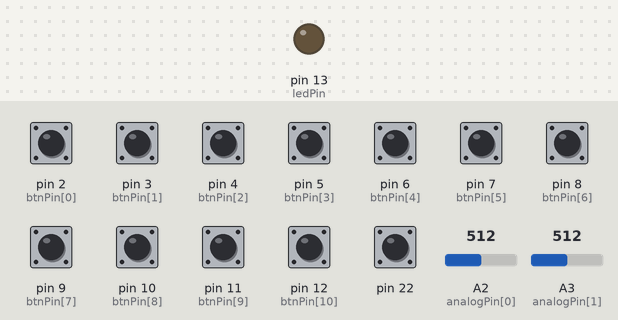
Recording of a sketch running on a simulated Arduino Uno, built with avr-gcc and run on an emulated ATmega328P. Parts: output pins drawn as LEDs (lit = HIGH). The inputs (shaded band) are chosen by the test bench; at power-on: pin 2 (btnPin[0]), pin 3 (btnPin[1]), pin 4 (btnPin[2]), pin 5 (btnPin[3]), pin 6 (btnPin[4]), pin 7 (btnPin[5]), pin 8 (btnPin[6]), pin 9 (btnPin[7]), pin 10 (btnPin[8]), pin 11 (btnPin[9]), pin 12 (btnPin[10]), pin 22 HIGH, A2 (analogPin[0]) = 512, A3 (analogPin[1]) = 512. What the sketch prints to the serial monitor is not drawn.

Above: at 0.4 s.
Timing chart, 0 to 1.9 s (numbered marks = the images above):
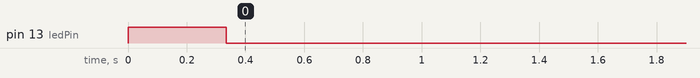

Measured:
- by itself, pin 13 (ledPin): HIGH → LOW at 0.33 s

The sketch:

hotas.ino
```cpp
/*
  HOTAS

  The circuit:
  - LED attached from pin 13 to GND, with 220 ohm resistor
  - pushbutton attached from pin to GND
  - 22 kilohm resistor attached from pin to GND
  - potentiometer(s) have
    - pin 1 connected to +5V
    - pin 2 analog input pin
    - pin 3 connected to GND

  - MCP23017 (1)
    - SDL (pin 12) to A5 on Arduino
    - SDA (pin 13) to A4 on Arduino
    - VDD (pin 9) & RESET (pin 18) connected to +5V
    - VSS (pin 10) to GND
    - A0 (pins 15) to GND
    - A1 (pins 16) to GND
    - A2 (pins 17) to GND

  - MCP23017 (2)
    -  ''
    - A0 (pins 15) to +5V
    - A1 (pins 16) to GND
    - A2 (pins 17) to GND

Pins A0-A2 are used to express the I2C address of the chip in binary

      | A2  |  A1 |  A0 | Address
  000 | GND | GND | GND | 0x20
  001 | GND | GND |  5V | 0x21
  010 | GND |  5V | GND | 0x22
  011 | GND |  5V |  5V | 0x23
  100 |  5V | GND | GND | 0x24
  ... | ... | ... | ... | ...
  111 |  5V |  5V |  5V | 0x27

Up to eight (8) chips can be connected on the same I2C pins

  Created 16.06.2024
  Updated 13.05.2025

  Used resources:
  http://www.arduino.cc/en/Tutorial/Debounce
  https://docs.arduino.cc/built-in-examples/analog/AnalogInput/
*/

//// START OF CONFIGURATION ////

// Edit this portion to match your hardware

const bool i2c = true;              // enable I2C if you have an MCP23X17 connected

// The number of inputs of each type:
// Remember to update the input arrays with correct input pin IDs.
const int btns = 11;                // Number of buttons
const int alogs = 2;                // Number of analog inputs
const int mcps = 16;                // Number of input pins on MCP chip
const int chips = 2;                // Number of chips connected

// I/O pin ID numbers:
const int btnPin[btns] = { 2, 3, 4, 5, 6, 7, 8, 9, 10, 11, 12 };     // Array of button pins: Define the digital input pins here
const int analogPin[alogs] = { A2, A3 };    // Array of analog pins: Define the analog input pins here
const int ledPin = 13;                      // the number of the LED pin (13 is the internal LED)
const int mcpBtnPin[mcps] = { 0, 1, 2, 3, 4, 5, 6, 7, 8, 9, 10, 11, 12, 13, 14, 15 };
const uint8_t chipAddr[chips] = { 0x20, 0x21 };       // the addresses of MCP chips

// Debounse
unsigned long debounceDelay = 10;   // the debounce time; increase if the output flickers

// Deadzone
const int analogDeadzone = 3;

//// END OF CONFIGURATION ////

// ADDS MCP 23017 SUPPORT //
// Coumment out to remove

#include <Adafruit_MCP23X17.h>

Adafruit_MCP23X17* mcp[chips];

// LED state information
int ledState = HIGH;             // the current state of the LED pin
int ledFlash = 2;                // length of LED flash

// Button state information
int btnValue[btns] = { };         // the current reading from the input pins
int btnPrevious[btns] = { };      // the previous reading from the input pins
int btnTempValue[btns] = { };     // temp buffer for values

// MCP Button state information
int mcpBtnValue[chips][mcps] = { };         // the current reading from the input pins
int mcpBtnPrevious[chips][mcps] = { };      // the previous reading from the input pins
int mcpBtnTempValue[chips][mcps] = { };     // temp buffer for values

// Analog state information
int analogValue[alogs] = { };     // the current reading from the analog pins
int analogPrevious[alogs] = { };  // the previous reading from the input pins

// milliseconds, will quickly become a bigger number than can be stored in an int
unsigned long lastDebounceTime[btns] = { };  // the last time the output pin was toggled
unsigned long mcpLastDebounceTime[chips][mcps] = { };  // the last time the output pin was toggled
unsigned long ledTime;  // the last time the output pin was toggled


// Initializes I2C to chip
void setupMcpChip(int chip, uint8_t addr) {
  mcp[chip] = new Adafruit_MCP23X17();
  if (!mcp[chip]->begin_I2C(addr)) {
    Serial.println("Error.");
    while (1);
  }
}

// Sets up all buttons pins as inputs
void setupButtons() {
  for ( int i = 0; i < btns ; i++ ) {
    pinMode(btnPin[i], INPUT_PULLUP);  // INPUT or INPUT_PULLUP
  }
}

// Sets up all MCP buttons pins as inputs
void setupMcpButtons(Adafruit_MCP23X17* chip) {
  for ( int i = 0; i < mcps ; i++ ) {
    chip->pinMode(mcpBtnPin[i], INPUT_PULLUP);
  }
}


// Formats and sends a serial message
void sendValue(String name, int pin, int value) {
  // Format message
  String msg = name + String(pin) + ":" + value;
  Serial.println(msg);
}


// Sets up all buttons pins as inputs
void setupLEDs() {
  pinMode(ledPin, OUTPUT);
  digitalWrite(ledPin, ledState);
}


// Read analog inputs and update the array
void readAnalogs() {
  for ( int i = 0; i < alogs ; i++ ) {
    analogValue[i] = analogRead(analogPin[i]);
    if (abs(analogValue[i] - analogPrevious[i]) > analogDeadzone) {
      sendValue("A", i, analogValue[i]);
      analogPrevious[i] = analogValue[i];
    }
  }
}


// Sets the state of ilumination LEDs
void setLEDs(int state) {
  // Do PWM magic
  // set the LED:
  digitalWrite(ledPin, state);
}


// Does a signal LED flash
// true = turn on
// false = turn off if timeout
void flashLED(int state = LOW) {
  if (state == HIGH) {
    digitalWrite(ledPin, state);
    ledTime = millis();
  }
  else if ((millis() - ledTime) > ledFlash) {
    digitalWrite(ledPin, LOW);
  }
}


// Read the digital inputs and update the arrays
// uses debounse
void readBtn() {
  for ( int i = 0; i < btns ; i++ ) {
    btnTempValue[i] = digitalRead(btnPin[i]);

    // If a change is seen on input
    if (btnTempValue[i] != btnPrevious[i]) {
      // reset the debouncing timer
      lastDebounceTime[i] = millis();
    }

    // If the debounse timeout has passed
    if ((millis() - lastDebounceTime[i]) > debounceDelay) {

      if (btnTempValue[i] != btnValue[i]) {
        // Set button value
        btnValue[i] = btnTempValue[i];

        // Send button event on serial
        sendValue("D", i, !btnValue[i]);
        flashLED(HIGH);
      }
    }
    btnPrevious[i] = btnTempValue[i];
  }
}


// Reads digital inputs from MCP2017 and updates the arrays
// uses debounce
void readMCP() {
  for ( int chip = 0; chip < chips; chip++ ) {
    for ( int i = 0; i < mcps; i++ ) {
      mcpBtnTempValue[chip][i] = mcp[chip]->digitalRead(mcpBtnPin[i]);

      // If a change is seen on input
      if (mcpBtnTempValue[chip][i] != mcpBtnPrevious[chip][i]) {
        // reset the debouncing timer
        mcpLastDebounceTime[chip][i] = millis();
      }

      // If the debounse timeout has passed
      if ((millis() - mcpLastDebounceTime[chip][i]) > debounceDelay) {

        if (mcpBtnTempValue[chip][i] != mcpBtnValue[chip][i]) {
          // Set button value
          mcpBtnValue[chip][i] = mcpBtnTempValue[chip][i];

          // Send button event on serial
          sendValue("M"+String(chipAddr[chip])+".", i, !mcpBtnValue[chip][i]);
          flashLED(HIGH);
        }
      }
      mcpBtnPrevious[chip][i] = mcpBtnTempValue[chip][i];
    }
  }
}


void setup() {
  Serial.begin(9600);   // initialize serial comm at 9600 bits per second
  Serial.println("# Starting...");
  Serial.println("# Setting up buttons...");
  setupButtons();
  Serial.println("# Setting up LEDs...");
  setupLEDs();

  delay(100);

  if (!i2c) {
    Serial.println("# No i2c");
    Serial.println("# Ready");
    return;
  }

  for (int chip = 0; chip < chips; chip++ ) {
    Serial.println("# Setting up MCP...: " + String(chip));
    setupMcpChip(chip, chipAddr[chip]);
    Serial.println("# Setting MCP addr: "+String(chipAddr[chip]));
    Serial.println("# Setting MCP buttons...");
    setupMcpButtons(mcp[chip]);
  }
  Serial.println("# Ready");
}

void loop() {
  readAnalogs();
  readBtn();
  if (i2c) {
    readMCP();
  }
  flashLED();
}
```
